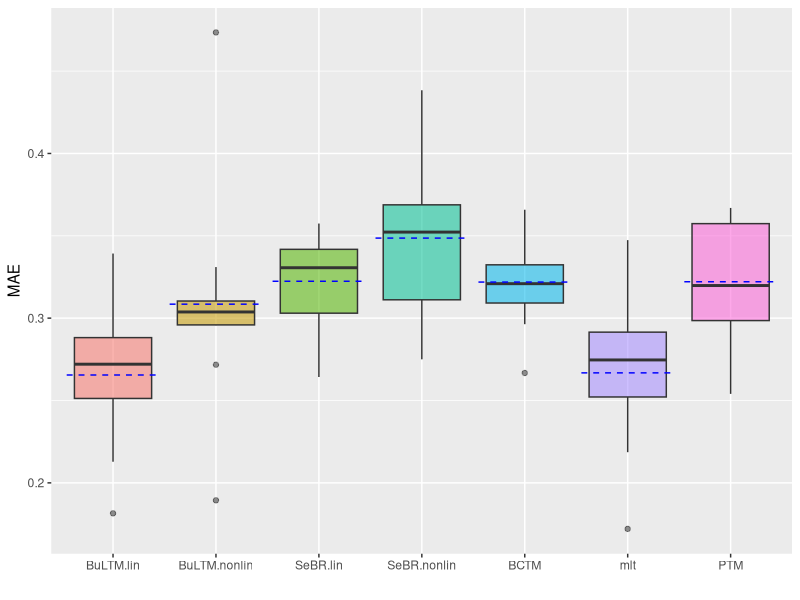
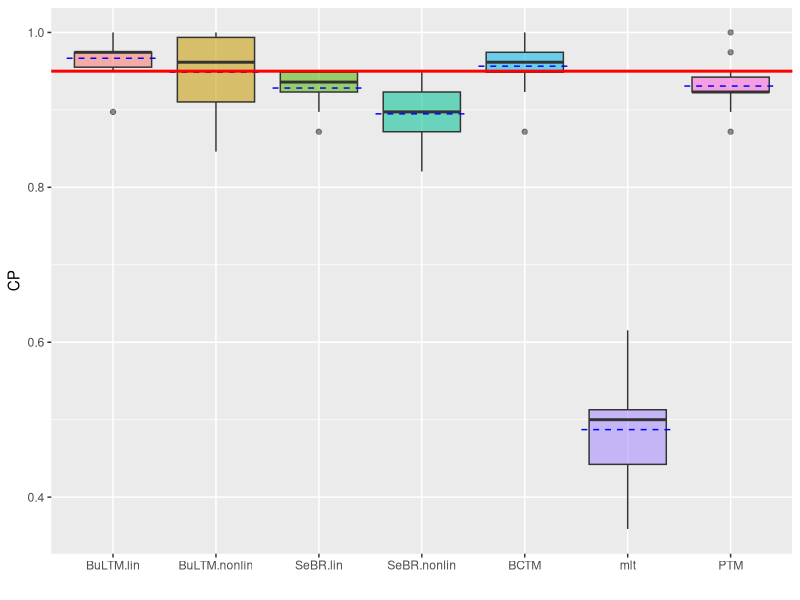

R code for these plots, in order:
rm(list = ls())

library(ggplot2)
library(dplyr)


MPG_BuLTM_lin <- read.table('MPG_BuLTM_Lin.txt', header = T)
MPG_BuLTM_nonlin <- read.table('MPG_BuLTM.txt', header = T)
MPG_SeBR_lin <- read.table('MPG_SeBR_Lin.txt', header = T)
MPG_SeBR_nonlin <- read.table('MPG_SeBR.txt', header = T)
MPG_BCTM_lin <- read.table('MPG_BCTM_Lin.txt', header = T) 
MPG_mlt <- read.table('MPG_mlt_Lin.txt', header = T)
MPG_PTM <- read.csv('MPG_PTM.csv', header = T)


# boxplot(MPG_BuLTM_lin$CP, MPG_BuLTM_nonlin$CP, MPG_BCTM_lin$CP, MPG_SeBR_lin$CP, MPG_SeBR_nonlin$CP, MPG_mlt$CP, MPG_PTM$CP)
# 
# 
# abline(h = 0.95, col = 'red')
# 
# boxplot(MPG_BuLTM_lin$MAE, MPG_BuLTM_nonlin$MAE, MPG_BCTM_lin$MAE, MPG_SeBR_lin$MAE, MPG_SeBR_nonlin$MAE, MPG_mlt$MAE, MPG_PTM$MAE)
# 
# 


MAE <- c(MPG_BuLTM_lin$MAE, MPG_BuLTM_nonlin$MAE, MPG_SeBR_lin$MAE, MPG_SeBR_nonlin$MAE, 
         MPG_BCTM_lin$MAE, MPG_mlt$MAE, MPG_PTM$MAE)


CP <- c(MPG_BuLTM_lin$CP, MPG_BuLTM_nonlin$CP, MPG_SeBR_lin$CP, MPG_SeBR_nonlin$CP, 
        MPG_BCTM_lin$CP, MPG_mlt$CP, MPG_PTM$CP)


Model <- c(rep('BuLTM.lin', 10), rep('BuLTM.nonlin', 10), rep('SeBR.lin', 10), 
            rep('SeBR.nonlin', 10), rep('BCTM', 10), rep('mlt', 10), 
            rep('PTM', 10))


Dat <- data.frame(MAE = MAE, Model = factor(Model, levels = unique(Model)))

pic <- ggplot(Dat, aes(x=Model, y=MAE, fill = Model, alpha = .7)) +  geom_boxplot() + xlab("Model") +
  theme(legend.position="none") + xlab("") + stat_summary(fun = "mean",
                                                          geom = "crossbar", size = .2,
                                                          color = "blue", linetype = "dashed")
pic



Dat <- data.frame(CP = CP, Model = factor(Model, levels = unique(Model)))

pic <- ggplot(Dat, aes(x=Model, y=CP, fill = Model, alpha = .7)) +  geom_boxplot() + xlab("Model") +
  theme(legend.position="none") + xlab("") + stat_summary(fun = "mean",
                                                          geom = "crossbar", size = .2,
                                                          color = "blue", linetype = "dashed") +
 geom_hline(aes(yintercept=.95), colour="red", size = 1)

pic





t.test(MPG_BuLTM_lin$MAE, MPG_SeBR_lin$MAE, paired = T, alternative = 'less')
t.test(MPG_BuLTM_lin$MAE, MPG_mlt$MAE, paired = T)

